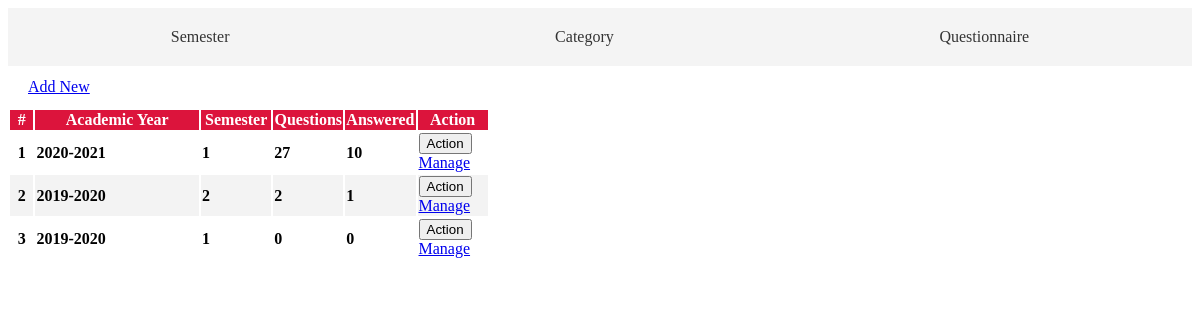
Page /admin/questionnaire.php on the committed database.
### tables this page shows
CREATE TABLE `academic_list` (
  `id` int(30) NOT NULL,
  `year` text NOT NULL,
  `semester` int(30) NOT NULL,
  `is_default` tinyint(1) NOT NULL DEFAULT 0,
  `status` int(1) NOT NULL DEFAULT 0 COMMENT '0=Pending,1=Start,2=Closed'
);

### admin/questionnaire.php (the view, shortened to what this page needs)
	<?php include'db_connect.php' ?>
<div class="nav-bar">
        <a href="./index.php?page=semester" class="nav-link nav-semester <?php echo (isset($_GET['page']) && $_GET['page'] == 'semester') ? 'active' : ''; ?>">Semester</a>
        <a href="./index.php?page=category" class="nav-link nav-category <?php echo (isset($_GET['page']) && $_GET['page'] == 'category') ? 'active' : ''; ?>">Category</a>
        <a href="./index.php?page=questionnaire" class="nav-link nav-questionnaire <?php echo (isset($_GET['page']) && $_GET['page'] == 'questionnaire') ? 'active' : ''; ?>">Questionnaire</a>
    </div>
	<div class="col-lg-12">
		<div class="card card-outline card-primary">
			<div class="card-header">
				<div class="card-tools">
					<a class="btn btn-block btn-sm btn-default btn-flat border-primary new_academic" href="javascript:void(0)"><i class="fa fa-plus"></i> Add New</a>
				</div>
			</div>
			<div class="card-body">
			<table class="table tabe-hover table-bordered styled-table" id="list">
					<colgroup>
						<col width="5%">
						<col width="35%">
						<col width="15%">
						<col width="15%">
						<col width="15%">
						<col width="15%">
					</colgroup>
					<thead>
						<tr>
							<th class="text-center">#</th>
							<th>Academic Year</th>
							<th>Semester</th>
							<th>Questions</th>
							<th>Answered</th>
							<th>Action</th>
						</tr>
					</thead>
					<tbody>
						<?php
						$i = 1;
						$qry = $conn->query("SELECT * FROM academic_list order by abs(year) desc,abs(semester) desc ");
						while($row= $qry->fetch_assoc()):
							$questions = $conn->query("SELECT * FROM question_list where academic_id ={$row['id']} ")->num_rows;
							$answers = $conn->query("SELECT * FROM evaluation_list where academic_id ={$row['id']} ")->num_rows;
						?>
						<tr>
							<th class="text-center"><?php echo $i++ ?></th>
							<td><b><?php echo $row['year'] ?></b></td>
							<td><b><?php echo $row['semester'] ?></b></td>
							<td class="text-center"><b><?php echo number_format($questions) ?></b></td>
							<td class="text-center"><b><?php echo number_format($answers) ?></b></td>
							<td class="text-center">
								<button type="button" class="btn btn-default btn-sm btn-flat border-info wave-effect text-info dropdown-toggle" data-toggle="dropdown" aria-expanded="true">
								Action
								</button>
								<div class="dropdown-menu" style="">
								<a class="dropdown-item manage_questionnaire" href="index.php?page=manage_questionnaire&id=<?php echo $row['id'] ?>">Manage</a>
								</div>
							</td>
						</tr>
					<?php endwhile; ?>
					</tbody>
				</table>
			</div>
		</div>
	</div>

### admin/questionnaire.php (style rules this page uses)
.nav-bar { display: flex; justify-content: space-around; background: #f4f4f4; padding: 10px 0; }
.nav-bar a { text-decoration: none; padding: 10px 15px; color: #333; }
.styled-table tbody tr { border-bottom: 1px solid #dddddd; }
.styled-table tbody tr:nth-of-type(even) { background-color: #f3f3f3; }
.styled-table tbody tr:last-of-type { border-bottom: 2px solid #009879; }
.card-primary.card-outline { border-top: none; }
thead th { background-color: #dc143c; color: white; font-weight: bold; }
.card-header { background-color: transparent; border-bottom: none; padding: .75rem 1.25rem; position: relative; border-top-left-radius: .25rem; border-top-right-radius: .25rem; }

### rows in the picture
academic_list: year "2020-2021", semester "1", questions "27", answers "10"
academic_list: year "2019-2020", semester "2", questions "2", answers "1"
academic_list: year "2019-2020", semester "1", questions "0", answers "0"
